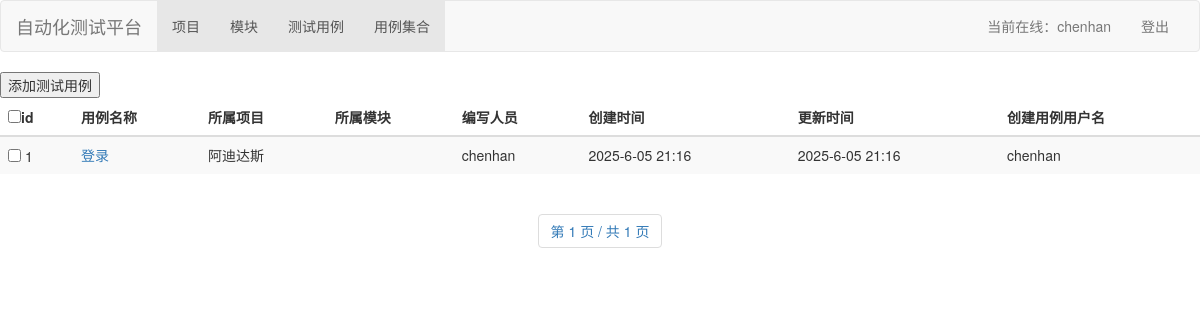
The page /add_case_in_suite/1 (signed in) on the database as committed earlier.
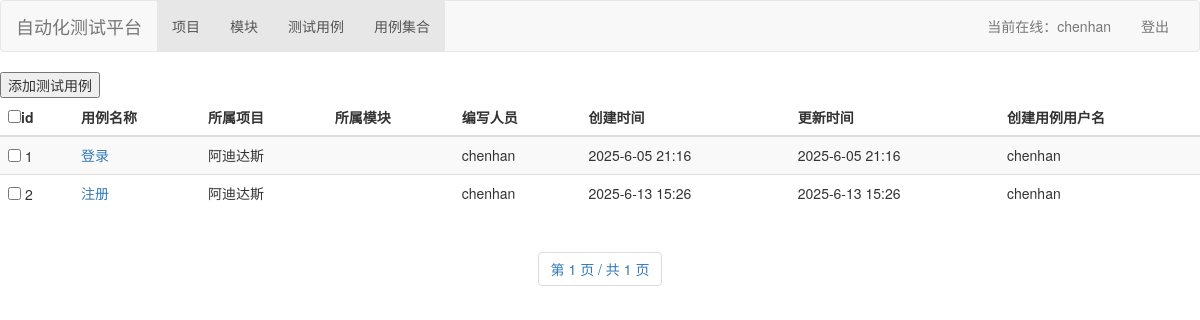
The same page on the database as committed later.
### interfacetestplatform/models.py (models this page shows, shortened)
class TestCase(models.Model):
    id = models.AutoField(primary_key=True)
    case_name = models.CharField('用例名称', max_length=50, null=False)
    belong_project = models.ForeignKey(Project, on_delete=models.CASCADE, verbose_name='所属项目')
    belong_module =GroupedForeignKey(Model, group_field="belong_project", on_delete=models.CASCADE, verbose_name='所属模块')
    request_data = models.TextField('请求数据', null=True)
    uri = models.CharField('接口地址', max_length=1024, null=False, default='')
    assert_key = models.CharField('断言内容', max_length=1024, null=True)
    maintainer = models.CharField('编写人员', max_length=1024, null=False, default='')
    extract_var = models.CharField('提取变量表达式', max_length=1024, null=True)  # 示例：userid||userid": (\d+)
    request_method = models.CharField('请求方式', max_length=1024, null=True)
    status = models.IntegerField(null=True, help_text="0：表示有效，1：表示无效，用于软删除")
    created_time = models.DateTimeField('创建时间', auto_now_add=True)
    updated_time = models.DateTimeField('更新时间', auto_now=True, null=True)
    user = models.ForeignKey(User, on_delete=models.CASCADE, verbose_name='责任人', null=True)
    def __str__(self):
        return self.case_name
    class Meta:
        verbose_name = '测试用例表'
        verbose_name_plural = '测试用例表'

class Project(models.Model):
    id = models.AutoField(primary_key=True)
    name = models.CharField('项目名称', max_length=50, unique=True, null=False)
    proj_owner = models.CharField('项目负责人', max_length=20, null=False)
    test_owner = models.CharField('测试负责人', max_length=20, null=False)
    dev_owner = models.CharField('开发负责人', max_length=20, null=False)
    desc = models.CharField('项目描述', max_length=100, null=True)
    create_time = models.DateTimeField('项目创建时间', auto_now_add=True)
    update_time = models.DateTimeField('项目更新时间', auto_now=True, null=True)
    class Meta:
        verbose_name = '项目信息表'
        verbose_name_plural = '项目信息表'

### interfacetestplatform/views.py (the view, shortened to what this page needs)
# urls.py: re_path('add_case_in_suite/(?P<suite_id>[0-9]+)', views.add_case_in_suite, name="add_case_in_suite"),
@login_required
def add_case_in_suite(request,suite_id):
    case_suite = CaseSuite.objects.get(id = suite_id)
    test_cases = TestCase.objects.filter().order_by('id')
    if request.method == "GET":
        print("test cases",test_cases)
    return render(request,'add_case_in_suite.html',{'test_cases': get_paginator(request, test_cases),'case_suite':case_suite})

### interfacetestplatform/views.py (called while the page is built)
def get_paginator(request,data):
    paginator = Paginator(data, 10)
    page = request.GET.get('page')
    try:
        paginator_pages = paginator.page(page)
    except PageNotAnInteger:
        paginator_pages = paginator.page(1)
    except InvalidPage:
        return redirect('/')
    except:
        return redirect('/')
    return paginator_pages

### interfacetestplatform/templates/add_case_in_suite.html (shortened to what this page needs)
{% extends 'base.html' %}
{% load static %}
{% block content %}
<form action="" method="POST">
    <input type="submit" id="all_check1" value='添加测试用例' onclick="return ischecked()"/>
    <div class="table-responsive">
        <table class="table table-striped">
            <thead>
            <tr>
                <th><input type="checkbox" id="all_check" onclick="checkOrCancelAll();"/>id</th>
                <th>用例名称</th>
                <th>所属项目</th>
                <th>所属模块</th>
                <th>编写人员</th>
                <th>创建时间</th>
                <th>更新时间</th>
                <th>创建用例用户名</th>
            </tr>
            </thead>
            <tbody>
            {% for test_case in test_cases %}
            <tr>
                <td><input type="checkbox" value="{{ test_case.id }}" name="testcases_list"> {{ test_case.id }}</td>
                <td><a href="{% url 'test_case_detail' test_case.id%}">{{ test_case.case_name }}</a></td>
                <td>{{ test_case.belong_project.name }}</td>
                <td>{{ test_case.belong_module.name }}</td>
                <td>{{ test_case.maintainer }}</td>
                <td>{{ test_case.created_time|date:"Y-n-d H:i" }}</td>
                <td>{{ test_case.updated_time|date:"Y-n-d H:i" }}</td>
                <td>{{ test_case.user.username }}</td>
            </tr>
            {% endfor %}
            </tbody>
        </table>
    </div>
</form>
<div id="pages" class="text-center">
    <nav>
        <ul class="pagination">
            <li class="step-links">
                <span class="current">
                    第 {{ test_cases.number }} 页 / 共 {{ test_cases.paginator.num_pages }} 页</span>
            </li>
        </ul>
    </nav>
</div>
{% endblock %}

Rows that differ between the two databases and show on the page:
added TestCase: id "2", case_name "注册", belong_project.name "阿迪达斯", maintainer "chenhan", created_time "2025-6-13 15:26", updated_time "2025-6-13 15:26", user.username "chenhan"
